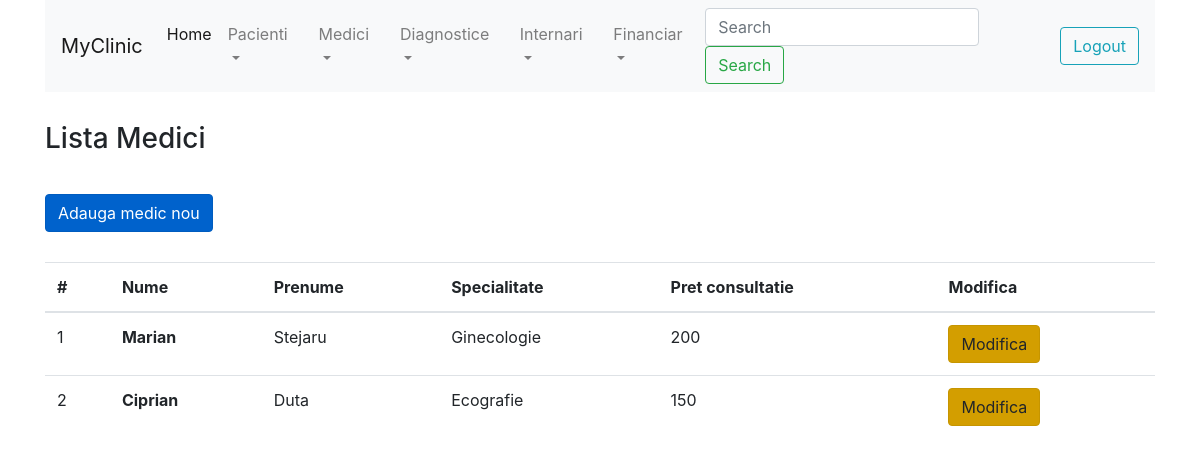
The app's page /lista_medici.php (signed in) with its own data.
### tables this page shows
CREATE TABLE `medici` (
  `medic_id` smallint(6) NOT NULL AUTO_INCREMENT,
  `Specialitate` varchar(100) NOT NULL,
  `Nume` varchar(100) NOT NULL,
  `Prenume` varchar(100) NOT NULL,
  `Pret_consultatie` int(11) NOT NULL,
  PRIMARY KEY (`medic_id`)
);

### include/db_medici.php (called while the page is built, shortened)
<?php
function list_medici ($conn, $search = '') {
    $sql = "SELECT * FROM medici WHERE upper(nume) LIKE upper('%".$search."%') OR upper(prenume) LIKE upper('%".$search."%')";
    $result = $conn->query($sql);
    return $result;
}
?>

### lista_medici.php (the view, shortened to what this page needs)
<?php
include 'include/db_connect.php';
include 'include/db_medici.php';
include 'include/header.php';
include 'include/menu.php';
check_session(); ?>
<div class="col-xs-12" style="height:30px;"></div>
<h3>Lista Medici</h3>
<div class="col-xs-12" style="height:30px;"></div>
<a href="add_medic.php" class="btn btn-primary active" role="button" aria-pressed="true">Adauga medic nou</a>
<div class="col-xs-12" style="height:30px;"></div>
<table class="table table-hover">
    <thead>
        <tr>
            <th scope="col">#</th>
            <th scope="col">Nume</th>
            <th scope="col">Prenume</th>
            <th scope="col">Specialitate</th>
            <th scope="col">Pret consultatie</th>
            <th scope="col">Modifica</th>
        </tr>
    </thead>
    <tbody>
        <?php
        $ret = list_medici($conn);
        $numar_medici = $ret->num_rows;
        for ($i = 0; $i < $numar_medici; $i++) {
            $medic = $ret->fetch_assoc();
        ?>
            <tr>
                <td><?= $medic['medic_id']; ?></td>
                <td><strong><?= $medic['Nume']; ?></strong></td>
                <td><?= $medic['Prenume']; ?></td>
                <td><?= $medic['Specialitate']; ?></td>
                <td><?= $medic['Pret_consultatie']; ?></td>
                <td><a href="edit_medic.php?id=<?=$medic['medic_id'];?>" class="btn btn-warning active" role="button" aria-pressed="true">Modifica</a></td>
            </tr>
        <?php
        } ?>
    </tbody>
</table>
<?php include 'include/footer.php'; ?>

### records on screen
medici: medic_id "1", Nume "Marian", Prenume "Stejaru", Specialitate "Ginecologie", Pret_consultatie "200"
medici: medic_id "2", Nume "Ciprian", Prenume "Duta", Specialitate "Ecografie", Pret_consultatie "150"
